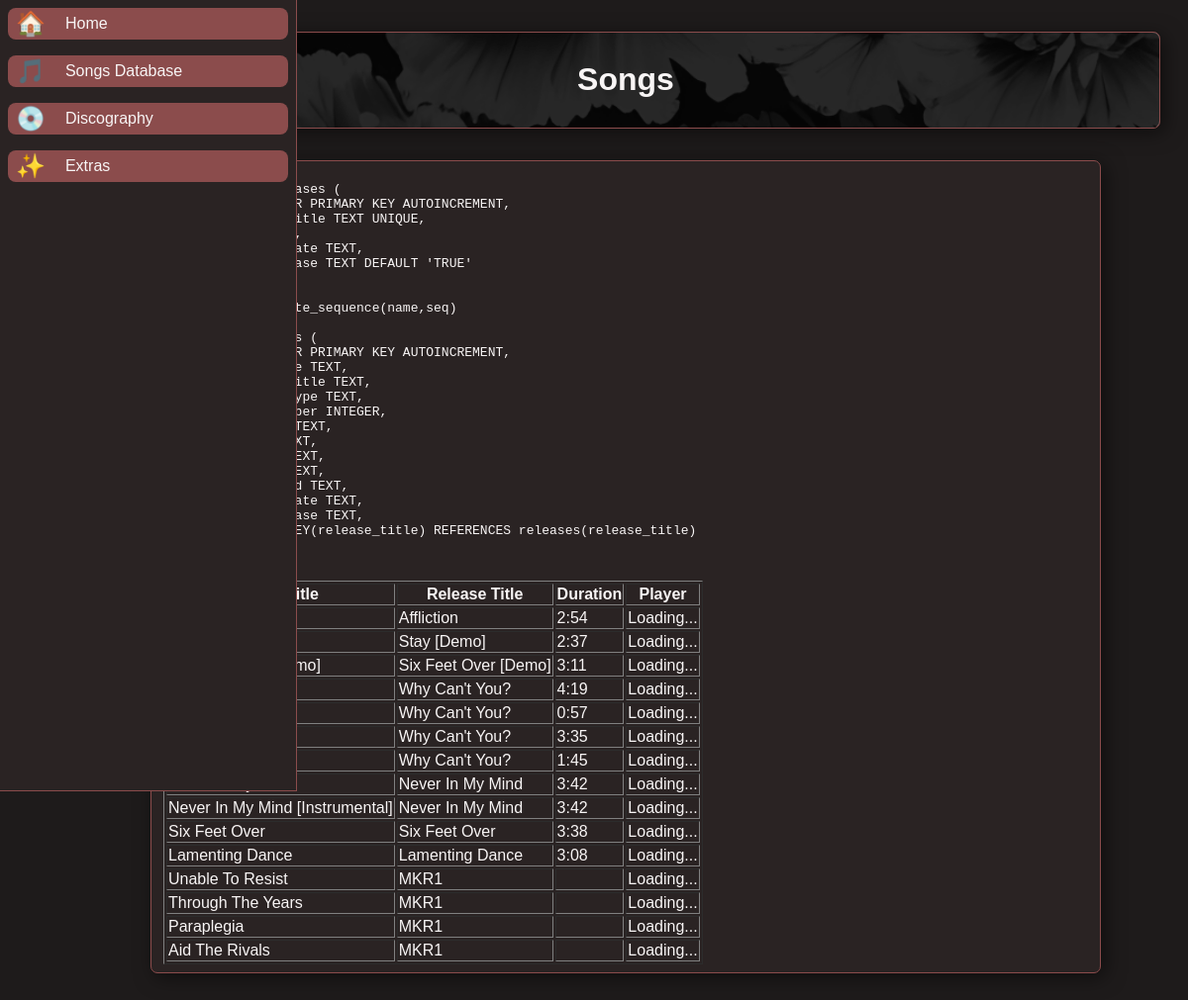
The app's page /pages/songs.php with its own data.
### tables this page shows
CREATE TABLE songs (
        id INTEGER PRIMARY KEY AUTOINCREMENT,
        song_title TEXT,
        release_title TEXT,
        release_type TEXT,
        track_number INTEGER,
        duration TEXT,
        lyrics TEXT,
        spotify TEXT,
        youtube TEXT,
        soundcloud TEXT,
        release_date TEXT,
        main_release TEXT,
        FOREIGN KEY(release_title) REFERENCES releases(release_title)
    );

### pages/songs.php (the view, shortened to what this page needs)
<!DOCTYPE html>
<html lang="en">
<head>
    <?php include '../backend/meta-include.php'; ?>
</head>
<body>
    <main-element class="welcome">
        <h1 title>Songs</h1>
    </main-element>
    <main-element>
        <?php
        $db = new SQLite3(__DIR__ . '/../db/kars.db');
        echo "<pre>";
        $tables = $db->query("SELECT sql FROM sqlite_master WHERE type='table';");
        while ($table = $tables->fetchArray()) {
            echo htmlspecialchars($table['sql']) . "\n\n";
        }
        echo "</pre>";
        $results = $db->query('SELECT songs.*, releases.type
            FROM songs
            LEFT JOIN releases ON songs.release_title = releases.release_title
            ORDER BY songs.release_date ASC');
        echo '<table border="1">';
        echo '<tr><th>Song Title</th><th>Release Title</th><th>Duration</th><th>Player</th></tr>';
        while ($row = $results->fetchArray(SQLITE3_ASSOC)) {
            echo '<tr>';
            echo '<td>' . htmlspecialchars($row['song_title'] ?? 'No Title') . '</td>';
            echo '<td>' . htmlspecialchars($row['release_title'] ?? 'No Release') . '</td>';
            echo '<td>' . htmlspecialchars($row['duration'] ?? '') . '</td>';
            echo '<td>';
            if (!empty($row['song_title']) && !empty($row['release_title'])) {
                echo '<div class="audio-player"
                    data-song="' . htmlspecialchars($row['song_title']) . '"
                    data-release="' . htmlspecialchars($row['release_title']) . '">
                    <div class="audio-placeholder">Loading...</div>
                    </div>';
            } else {
                echo 'Missing song or release info';
            }
            echo '</td>';
            echo '</tr>';
        }
        echo '</table>';
        ?>
    </main-element>
</body>
</html>

### backend/meta-include.php (shortened to what this page needs)
<?php $root = $_SERVER['DOCUMENT_ROOT']; ?>
<link rel="stylesheet" href="/css/base.css?v=<?= filemtime($root . '/css/base.css') ?>">
<link rel="stylesheet" href="/css/meta-include.css?v=<?= filemtime($root . '/css/meta-include.css') ?>">
<div class="nav">
    <a button href="/home">
        <span class="icon">🏠</span>
    </a>
    <a button href="/songs">
        <span class="icon">🎵</span>
    </a>
    <a button href="/discography">
        <span class="icon">💿</span>
    </a>
    <a button href="/extras.php">
        <span class="icon">✨</span>
    </a>
</div>

### css/base.css (style rules this page uses)
:root { --main-br-radius: 7px; --main-br-radius-x2: 14px; --box-shadow: 4px 4px 20px rgba(0, 0, 0, 0.5); --main: #1E1B1B; --secondary: #2A2323; --accent: #8B4C4C; --accent-secondary: #A35C5C; --white: #F8F5F5; }
*, *::before, *::after { box-sizing: border-box !important; color: var(--white); }
table *, table *::before, table *::after { color: inherit; }
body { margin-left: 4em; font-family: Arial; padding-left: 0.5em !important; min-height: calc(100vh - 4.5em); background-color: var(--main); background-size: 100% auto; background-repeat: no-repeat; background-position: top center; }
[button], button { background-color: var(--accent) !important; border: none; padding: 0.5em; border-radius: var(--main-br-radius); cursor: pointer; }
main-element { display: block; margin: auto; margin-block: 2em; padding-inline: 0.75em; padding-block: 0.5em; width: 80vw; background-color: var(--secondary); border: 1px solid var(--accent); border-radius: var(--main-br-radius); box-shadow: var(--box-shadow); }
.welcome::before { content: ""; position: absolute; inset: 0; background: rgba(0,0,0,0.6); z-index: 0; pointer-events: none; border-radius: inherit; }
.welcome > * { position: relative; z-index: 1; }
[title] { margin-inline: auto; align-items: center; justify-content: center; text-align: center; }

### css/meta-include.css (style rules this page uses)
.nav { position: fixed; top: 0; left: 0; height: 100vh; width: 4em; z-index: 1000; padding-inline: 0.5em; background-color: var(--secondary); border-bottom: 1px solid var(--accent); display: flex; flex-direction: column; align-items: center; flex-wrap: nowrap; transition: width 0.25s; overflow-x: hidden; border-right: 1px solid var(--accent); }
.nav [button], .nav .parent [button] { display: flex; align-items: center; width: 100%; line-height: 1em; text-decoration: none; margin: 0.5em 0; background: none; border: none; background-color: transparent; color: inherit; cursor: pointer; transition: background 10s; padding: 0.5em; border-radius: 0.5em; }
.nav [button] .icon, .nav .parent [button] .icon { margin-right: 0.5em; font-size: 1.5em; display: inline-block; }

### records on screen
songs: release_title "Affliction", duration "2:54"
songs: release_title "Stay [Demo]", duration "2:37"
songs: song_title "Six Feet Over [Demo]", release_title "Six Feet Over [Demo]", duration "3:11"
songs: release_title "Why Can't You?", duration "4:19"
songs: release_title "Why Can't You?", duration "0:57"
songs: release_title "Why Can't You?", duration "3:35"
songs: release_title "Why Can't You?", duration "1:45"
songs: song_title "Never In My Mind", release_title "Never In My Mind", duration "3:42"
songs: song_title "Never In My Mind [Instrumental]", release_title "Never In My Mind", duration "3:42"
songs: song_title "Six Feet Over", release_title "Six Feet Over", duration "3:38"
songs: song_title "Lamenting Dance", release_title "Lamenting Dance", duration "3:08"
songs: song_title "Unable To Resist", release_title "MKR1"
songs: song_title "Through The Years", release_title "MKR1"
songs: song_title "Paraplegia", release_title "MKR1"
songs: song_title "Aid The Rivals", release_title "MKR1"

### other values on screen
$table['sql'] "CREATE TABLE releases ( id INTEGER PRIMARY KEY AUTOINCREMENT, release_title TEXT UNIQUE, type TEXT, release_date TEXT, main_release TEXT DEFAULT 'TRUE' )"
$table['sql'] "CREATE TABLE sqlite_sequence(name,seq)"
